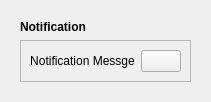
        <widget class="QCustomSlideMenu" name="popupNotificationContainer" native="true">
         <layout class="QVBoxLayout" name="verticalLayout_19">
          <item>
           <widget class="QWidget" name="popupNotificationSubContainer" native="true">
            <layout class="QVBoxLayout" name="verticalLayout_20">
             <item>
              <widget class="QLabel" name="label_14">
               <property name="font">
                <font>
                 <weight>75</weight>
                 <bold>true</bold>
                </font>
               </property>
               <property name="text">
                <string>Notification</string>
               </property>
              </widget>
             </item>
             <item>
              <widget class="QFrame" name="frame_9">
               <property name="frameShape">
                <enum>QFrame::StyledPanel</enum>
               </property>
               <property name="frameShadow">
                <enum>QFrame::Raised</enum>
               </property>
               <layout class="QHBoxLayout" name="horizontalLayout_10">
                <item>
                 <widget class="QLabel" name="label_13">
                  <property name="sizePolicy">
                   <sizepolicy hsizetype="Expanding" vsizetype="Preferred">
                    <horstretch>0</horstretch>
                    <verstretch>0</verstretch>
                   </sizepolicy>
                  </property>
                  <property name="text">
                   <string>Notification Messge</string>
                  </property>
                  <property name="alignment">
                   <set>Qt::AlignCenter</set>
                  </property>
                 </widget>
                </item>
                <item alignment="Qt::AlignRight">
                 <widget class="QPushButton" name="closeNotificationBtn">
                  <property name="toolTip">
                   <string>Close Notification</string>
                  </property>
                  <property name="text">
                   <string/>
                  </property>
                  <property name="icon">
                   <iconset resource="resources.qrc">
                    <normaloff>:/icons/icons/blueIcons/x-octagon.svg</normaloff>:/icons/icons/blueIcons/x-octagon.svg</iconset>
                  </property>
                  <property name="iconSize">
                   <size>
                    <width>24</width>
                    <height>24</height>
                   </size>
                  </property>
                 </widget>
                </item>
               </layout>
              </widget>
             </item>
            </layout>
           </widget>
          </item>
         </layout>
        </widget>
